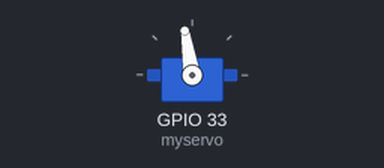
Simulated run of this sketch. Board: ESP32. Shown: servo.

Above: at 0.05 s.
At 0.45 s:
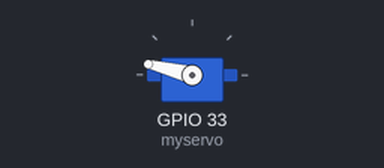
At 1.05 s:
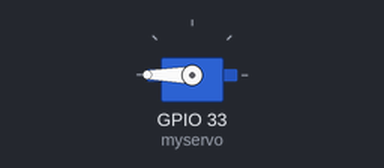
At 2.05 s:
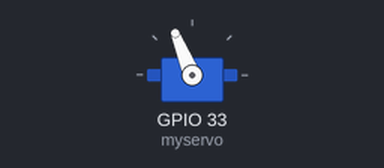
Timing chart, 0 to 7.2 s (numbered marks = the images above):
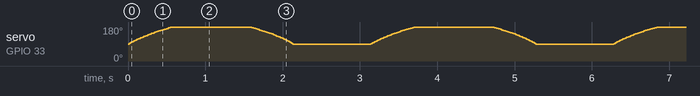

The sketch:

V0.0_Servo_Initialization.ino
```cpp
/********************************************************************
2025_03_08
Servo Initialization programme used to check the performance of individual servos
Supplimentary tool for individual inspection
********************************************************************/

#include <ESP32Servo.h>

Servo myservo;
int pos = 0;

void setup() {
  myservo.attach(33);  // Attach the servo to GPIO pin
}

void loop() {
  // Move from 0 to 180 degrees
  for (pos = 90; pos <= 180; pos += 1) {
    myservo.write(pos);
    delay(pos/20);  // Adjust for smoother motion
  }
  delay(1000); // Pause at the end

  // Move from 180 to 0 degrees
  for (pos = 180; pos >= 90; pos -= 1) {
    myservo.write(pos);
    delay(pos/20);
  }
  delay(1000);
}
```
